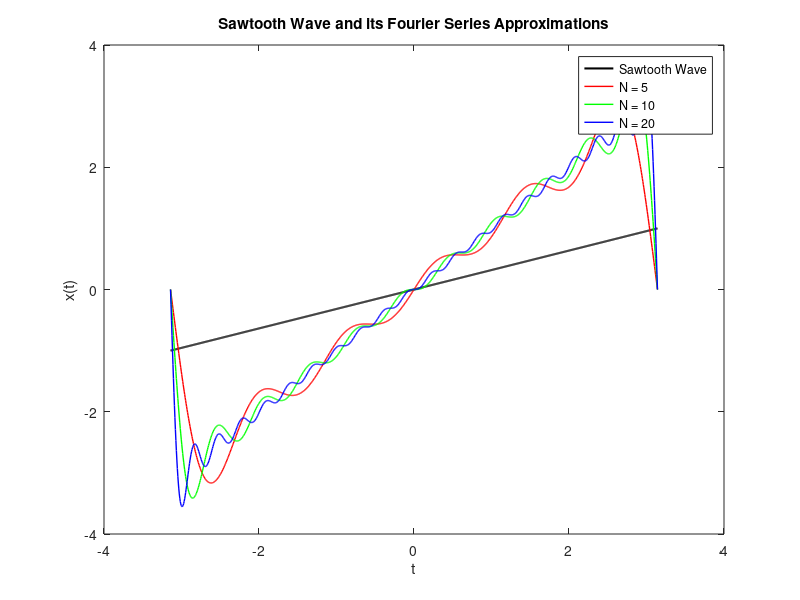

This chart was generated by the following MATLAB code:
% MATLAB code for Fourier Series Approximation of Sawtooth Wave
T = 2*pi;  % period
t = linspace(-pi, pi, 1000);  % time vector for plotting

% Define the original sawtooth wave
x_t = t / pi;

% Plot the original sawtooth wave
figure;
plot(t, x_t, 'k', 'LineWidth', 1.5);
hold on;
title('Sawtooth Wave and its Fourier Series Approximations');
xlabel('t');
ylabel('x(t)');
legend('Sawtooth Wave');

% Function to compute Fourier series approximation
N_values = [5, 10, 20];
colors = ['r', 'g', 'b'];
for j = 1:length(N_values)
    N = N_values(j);
    x_approx = zeros(size(t));
    
    for n = 1:N
        b_n = 2 * (-1)^(n+1) / n;
        x_approx = x_approx + b_n * sin(n * t);
    end
    
    % Plot the approximation
    plot(t, x_approx, colors(j), 'LineWidth', 1);
end

legend('Sawtooth Wave', 'N = 5', 'N = 10', 'N = 20');
hold off;
